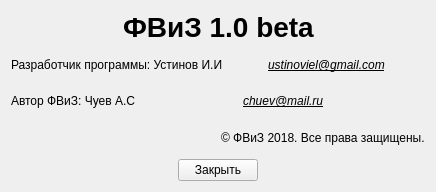
<?xml version="1.0" encoding="UTF-8"?>
<ui version="4.0">
 <class>About</class>
 <widget class="QWidget" name="About">
  <property name="geometry">
   <rect>
    <x>0</x>
    <y>0</y>
    <width>436</width>
    <height>192</height>
   </rect>
  </property>
  <property name="windowTitle">
   <string>О программе</string>
  </property>
  <layout class="QVBoxLayout" name="verticalLayout">
   <item>
    <layout class="QHBoxLayout" name="horizontalLayout">
     <item>
      <spacer name="horizontalSpacer">
       <property name="orientation">
        <enum>Qt::Horizontal</enum>
       </property>
       <property name="sizeHint" stdset="0">
        <size>
         <width>40</width>
         <height>20</height>
        </size>
       </property>
      </spacer>
     </item>
     <item>
      <widget class="QLabel" name="label">
       <property name="font">
        <font>
         <pointsize>21</pointsize>
         <weight>75</weight>
         <bold>true</bold>
        </font>
       </property>
       <property name="text">
        <string>ФВиЗ 1.0 beta</string>
       </property>
      </widget>
     </item>
     <item>
      <spacer name="horizontalSpacer_2">
       <property name="orientation">
        <enum>Qt::Horizontal</enum>
       </property>
       <property name="sizeHint" stdset="0">
        <size>
         <width>40</width>
         <height>20</height>
        </size>
       </property>
      </spacer>
     </item>
    </layout>
   </item>
   <item>
    <layout class="QHBoxLayout" name="horizontalLayout_3">
     <item>
      <widget class="QLabel" name="label_2">
       <property name="text">
        <string>Разработчик программы: Устинов И.И</string>
       </property>
      </widget>
     </item>
     <item>
      <spacer name="horizontalSpacer_5">
       <property name="orientation">
        <enum>Qt::Horizontal</enum>
       </property>
       <property name="sizeHint" stdset="0">
        <size>
         <width>40</width>
         <height>20</height>
        </size>
       </property>
      </spacer>
     </item>
     <item>
      <widget class="QLabel" name="label_4">
       <property name="font">
        <font>
         <italic>true</italic>
         <underline>true</underline>
        </font>
       </property>
       <property name="text">
        <string>ustinoviel@gmail.com</string>
       </property>
      </widget>
     </item>
     <item>
      <spacer name="horizontalSpacer_7">
       <property name="orientation">
        <enum>Qt::Horizontal</enum>
       </property>
       <property name="sizeHint" stdset="0">
        <size>
         <width>40</width>
         <height>20</height>
        </size>
       </property>
      </spacer>
     </item>
    </layout>
   </item>
   <item>
    <layout class="QHBoxLayout" name="horizontalLayout_4">
     <item>
      <widget class="QLabel" name="label_3">
       <property name="text">
        <string>Автор ФВиЗ: Чуев А.С</string>
       </property>
      </widget>
     </item>
     <item>
      <spacer name="horizontalSpacer_6">
       <property name="orientation">
        <enum>Qt::Horizontal</enum>
       </property>
       <property name="sizeHint" stdset="0">
        <size>
         <width>40</width>
         <height>20</height>
        </size>
       </property>
      </spacer>
     </item>
     <item>
      <widget class="QLabel" name="label_5">
       <property name="font">
        <font>
         <italic>true</italic>
         <underline>true</underline>
        </font>
       </property>
       <property name="text">
        <string>chuev@mail.ru</string>
       </property>
      </widget>
     </item>
     <item>
      <spacer name="horizontalSpacer_8">
       <property name="orientation">
        <enum>Qt::Horizontal</enum>
       </property>
       <property name="sizeHint" stdset="0">
        <size>
         <width>40</width>
         <height>20</height>
        </size>
       </property>
      </spacer>
     </item>
    </layout>
   </item>
   <item>
    <layout class="QHBoxLayout" name="horizontalLayout_5">
     <item>
      <spacer name="horizontalSpacer_9">
       <property name="orientation">
        <enum>Qt::Horizontal</enum>
       </property>
       <property name="sizeHint" stdset="0">
        <size>
         <width>40</width>
         <height>20</height>
        </size>
       </property>
      </spacer>
     </item>
     <item>
      <widget class="QLabel" name="label_6">
       <property name="text">
        <string>© ФВиЗ 2018. Все права защищены.</string>
       </property>
      </widget>
     </item>
    </layout>
   </item>
   <item>
    <layout class="QHBoxLayout" name="horizontalLayout_2">
     <item>
      <spacer name="horizontalSpacer_3">
       <property name="orientation">
        <enum>Qt::Horizontal</enum>
       </property>
       <property name="sizeHint" stdset="0">
        <size>
         <width>40</width>
         <height>20</height>
        </size>
       </property>
      </spacer>
     </item>
     <item>
      <widget class="QPushButton" name="pushButton">
       <property name="text">
        <string>Закрыть</string>
       </property>
       <property name="icon">
        <iconset resource="res.qrc">
         <normaloff>:/pics/pics/closehide.png</normaloff>:/pics/pics/closehide.png</iconset>
       </property>
      </widget>
     </item>
     <item>
      <spacer name="horizontalSpacer_4">
       <property name="orientation">
        <enum>Qt::Horizontal</enum>
       </property>
       <property name="sizeHint" stdset="0">
        <size>
         <width>40</width>
         <height>20</height>
        </size>
       </property>
      </spacer>
     </item>
    </layout>
   </item>
  </layout>
 </widget>
 <resources>
  <include location="res.qrc"/>
 </resources>
 <connections>
  <connection>
   <sender>pushButton</sender>
   <signal>clicked()</signal>
   <receiver>About</receiver>
   <slot>close()</slot>
   <hints>
    <hint type="sourcelabel">
     <x>206</x>
     <y>254</y>
    </hint>
    <hint type="destinationlabel">
     <x>178</x>
     <y>219</y>
    </hint>
   </hints>
  </connection>
 </connections>
</ui>
